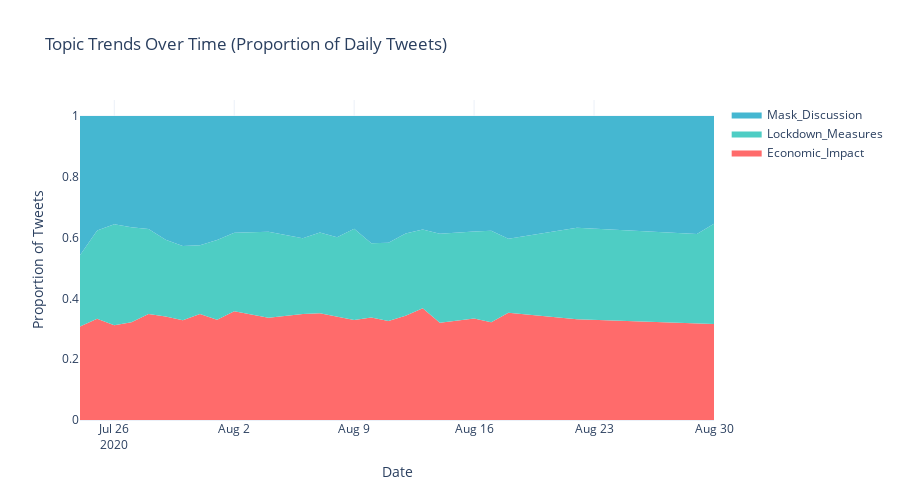

Notebook code for this chart:
### Code cell
# Visualize topic trends over time
daily_topics = filtered_tweets.groupby([filtered_tweets['date'].dt.date, 'topic_label']).size().unstack(fill_value=0)

# Normalize to show proportions
daily_topic_props = daily_topics.div(daily_topics.sum(axis=1), axis=0)

# Create stacked area chart
fig = go.Figure()

colors = ['#FF6B6B', '#4ECDC4', '#45B7D1', '#96CEB4', '#FECA57', '#FF9FF3', '#54A0FF', '#5F27CD']

for i, topic in enumerate(daily_topic_props.columns):
    fig.add_trace(
        go.Scatter(
            x=daily_topic_props.index,
            y=daily_topic_props[topic],
            mode='lines',
            stackgroup='one',
            name=topic,
            line=dict(color=colors[i % len(colors)], width=0),
            fillcolor=colors[i % len(colors)]
        )
    )

fig.update_layout(
    title='Topic Trends Over Time (Proportion of Daily Tweets)',
    xaxis_title='Date',
    yaxis_title='Proportion of Tweets',
    template='plotly_white',
    height=500,
    hovermode='x unified'
)

fig.show()

# Create topic-sentiment relationship analysis
topic_sentiment = filtered_tweets.groupby('topic_label').agg({
    'vader_compound': 'mean',
    'emotion_fear': 'mean',
    'emotion_anger': 'mean',
    'emotion_joy': 'mean',
    'emotion_sadness': 'mean'
}).round(3)

print(f"\nTopic-Sentiment Relationships:")
print(topic_sentiment)

### Figure 1 — Plotly figure (JSON) as saved in the notebook; plotly's stock layout.template omitted (floating-point values rounded to 4 significant figures)
{"data": [{"fillcolor": "#FF6B6B", "line": {"color": "#FF6B6B", "width": 0}, "mode": "lines", "name": "Economic_Impact", "stackgroup": "one", "type": "scatter", "x": ["2020-07-24", "2020-07-25", "2020-07-26", "2020-07-27", "2020-07-28", "2020-07-29", "2020-07-30", "2020-07-31", "2020-08-01", "2020-08-02", "2020-08-04", "2020-08-06", "2020-08-07", "2020-08-08", "2020-08-09", "2020-08-10", "2020-08-11", "2020-08-12", "2020-08-13", "2020-08-14", "2020-08-16", "2020-08-17", "2020-08-18", "2020-08-22", "2020-08-29", "2020-08-30"], "y": [0.3077, 0.3334, 0.3117, 0.3217, 0.349, 0.3405, 0.3281, 0.3483, 0.3297, 0.3576, 0.3365, 0.3488, 0.3512, 0.34, 0.329, 0.3369, 0.326, 0.3427, 0.3679, 0.3199, 0.3341, 0.3214, 0.353, 0.3316, 0.3187, 0.3154]}, {"fillcolor": "#4ECDC4", "line": {"color": "#4ECDC4", "width": 0}, "mode": "lines", "name": "Lockdown_Measures", "stackgroup": "one", "type": "scatter", "x": ["2020-07-24", "2020-07-25", "2020-07-26", "2020-07-27", "2020-07-28", "2020-07-29", "2020-07-30", "2020-07-31", "2020-08-01", "2020-08-02", "2020-08-04", "2020-08-06", "2020-08-07", "2020-08-08", "2020-08-09", "2020-08-10", "2020-08-11", "2020-08-12", "2020-08-13", "2020-08-14", "2020-08-16", "2020-08-17", "2020-08-18", "2020-08-22", "2020-08-29", "2020-08-30"], "y": [0.2344, 0.2903, 0.3321, 0.3124, 0.2793, 0.2522, 0.2445, 0.2268, 0.2626, 0.2582, 0.2826, 0.2492, 0.2654, 0.2611, 0.3001, 0.2449, 0.257, 0.271, 0.2588, 0.2931, 0.286, 0.3008, 0.2429, 0.3007, 0.293, 0.3297]}, {"fillcolor": "#45B7D1", "line": {"color": "#45B7D1", "width": 0}, "mode": "lines", "name": "Mask_Discussion", "stackgroup": "one", "type": "scatter", "x": ["2020-07-24", "2020-07-25", "2020-07-26", "2020-07-27", "2020-07-28", "2020-07-29", "2020-07-30", "2020-07-31", "2020-08-01", "2020-08-02", "2020-08-04", "2020-08-06", "2020-08-07", "2020-08-08", "2020-08-09", "2020-08-10", "2020-08-11", "2020-08-12", "2020-08-13", "2020-08-14", "2020-08-16", "2020-08-17", "2020-08-18", "2020-08-22", "2020-08-29", "2020-08-30"], "y": [0.4579, 0.3763, 0.3562, 0.3659, 0.3717, 0.4073, 0.4274, 0.4249, 0.4077, 0.3842, 0.3809, 0.402, 0.3835, 0.3989, 0.3709, 0.4183, 0.4169, 0.3863, 0.3733, 0.3871, 0.3798, 0.3778, 0.4041, 0.3677, 0.3883, 0.3548]}], "layout": {"height": 500, "hovermode": "x unified", "title": {"text": "Topic Trends Over Time (Proportion of Daily Tweets)"}, "xaxis": {"title": {"text": "Date"}}, "yaxis": {"title": {"text": "Proportion of Tweets"}}}}
